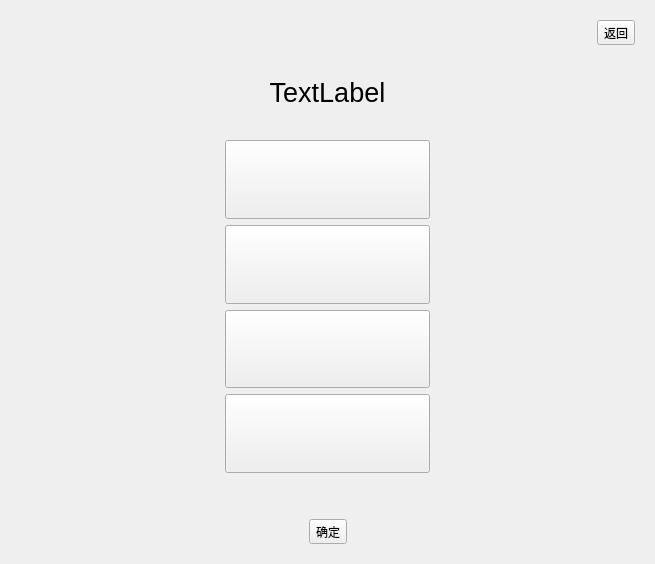
<?xml version="1.0" encoding="UTF-8"?>
<ui version="4.0">
 <class>LearnWidget</class>
 <widget class="QWidget" name="LearnWidget">
  <property name="geometry">
   <rect>
    <x>0</x>
    <y>0</y>
    <width>655</width>
    <height>564</height>
   </rect>
  </property>
  <property name="windowTitle">
   <string>Form</string>
  </property>
  <layout class="QGridLayout" name="gridLayout_2">
   <item row="0" column="0">
    <widget class="QStackedWidget" name="stackedWidget">
     <property name="currentIndex">
      <number>3</number>
     </property>
     <widget class="QWidget" name="dictTable">
      <layout class="QVBoxLayout" name="verticalLayout">
       <item>
        <widget class="QGroupBox" name="defaultBox">
         <property name="title">
          <string>词库</string>
         </property>
        </widget>
       </item>
      </layout>
     </widget>
     <widget class="QWidget" name="dictWidget">
      <layout class="QVBoxLayout" name="verticalLayout_2">
       <item>
        <layout class="QHBoxLayout" name="horizontalLayout">
         <item>
          <spacer name="horizontalSpacer">
           <property name="orientation">
            <enum>Qt::Orientation::Horizontal</enum>
           </property>
           <property name="sizeHint" stdset="0">
            <size>
             <width>40</width>
             <height>20</height>
            </size>
           </property>
          </spacer>
         </item>
         <item>
          <widget class="QToolButton" name="backButton">
           <property name="text">
            <string>返回</string>
           </property>
          </widget>
         </item>
        </layout>
       </item>
       <item>
        <spacer name="verticalSpacer_3">
         <property name="orientation">
          <enum>Qt::Orientation::Vertical</enum>
         </property>
         <property name="sizeHint" stdset="0">
          <size>
           <width>20</width>
           <height>73</height>
          </size>
         </property>
        </spacer>
       </item>
       <item>
        <layout class="QHBoxLayout" name="horizontalLayout_3">
         <item>
          <spacer name="horizontalSpacer_5">
           <property name="orientation">
            <enum>Qt::Orientation::Horizontal</enum>
           </property>
           <property name="sizeHint" stdset="0">
            <size>
             <width>40</width>
             <height>20</height>
            </size>
           </property>
          </spacer>
         </item>
         <item>
          <widget class="QLabel" name="dictName">
           <property name="font">
            <font>
             <pointsize>18</pointsize>
            </font>
           </property>
           <property name="text">
            <string>词库名</string>
           </property>
          </widget>
         </item>
         <item>
          <spacer name="horizontalSpacer_6">
           <property name="orientation">
            <enum>Qt::Orientation::Horizontal</enum>
           </property>
           <property name="sizeHint" stdset="0">
            <size>
             <width>40</width>
             <height>20</height>
            </size>
           </property>
          </spacer>
         </item>
        </layout>
       </item>
       <item>
        <spacer name="verticalSpacer_2">
         <property name="orientation">
          <enum>Qt::Orientation::Vertical</enum>
         </property>
         <property name="sizeHint" stdset="0">
          <size>
           <width>20</width>
           <height>73</height>
          </size>
         </property>
        </spacer>
       </item>
       <item>
        <layout class="QHBoxLayout" name="horizontalLayout_4">
         <item>
          <spacer name="horizontalSpacer_7">
           <property name="orientation">
            <enum>Qt::Orientation::Horizontal</enum>
           </property>
           <property name="sizeHint" stdset="0">
            <size>
             <width>40</width>
             <height>20</height>
            </size>
           </property>
          </spacer>
         </item>
         <item>
          <widget class="QLabel" name="learningProcess">
           <property name="font">
            <font>
             <pointsize>20</pointsize>
            </font>
           </property>
           <property name="text">
            <string>学习进度</string>
           </property>
          </widget>
         </item>
         <item>
          <spacer name="horizontalSpacer_8">
           <property name="orientation">
            <enum>Qt::Orientation::Horizontal</enum>
           </property>
           <property name="sizeHint" stdset="0">
            <size>
             <width>40</width>
             <height>20</height>
            </size>
           </property>
          </spacer>
         </item>
        </layout>
       </item>
       <item>
        <spacer name="verticalSpacer">
         <property name="orientation">
          <enum>Qt::Orientation::Vertical</enum>
         </property>
         <property name="sizeHint" stdset="0">
          <size>
           <width>20</width>
           <height>72</height>
          </size>
         </property>
        </spacer>
       </item>
       <item>
        <layout class="QHBoxLayout" name="horizontalLayout_5">
         <item>
          <spacer name="horizontalSpacer_9">
           <property name="orientation">
            <enum>Qt::Orientation::Horizontal</enum>
           </property>
           <property name="sizeHint" stdset="0">
            <size>
             <width>40</width>
             <height>20</height>
            </size>
           </property>
          </spacer>
         </item>
         <item>
          <widget class="QLabel" name="learningRecord">
           <property name="font">
            <font>
             <pointsize>20</pointsize>
            </font>
           </property>
           <property name="text">
            <string>学习记录</string>
           </property>
          </widget>
         </item>
         <item>
          <spacer name="horizontalSpacer_10">
           <property name="orientation">
            <enum>Qt::Orientation::Horizontal</enum>
           </property>
           <property name="sizeHint" stdset="0">
            <size>
             <width>40</width>
             <height>20</height>
            </size>
           </property>
          </spacer>
         </item>
        </layout>
       </item>
       <item>
        <spacer name="verticalSpacer_4">
         <property name="orientation">
          <enum>Qt::Orientation::Vertical</enum>
         </property>
         <property name="sizeHint" stdset="0">
          <size>
           <width>20</width>
           <height>73</height>
          </size>
         </property>
        </spacer>
       </item>
       <item>
        <layout class="QHBoxLayout" name="horizontalLayout_2">
         <item>
          <spacer name="horizontalSpacer_3">
           <property name="orientation">
            <enum>Qt::Orientation::Horizontal</enum>
           </property>
           <property name="sizeHint" stdset="0">
            <size>
             <width>40</width>
             <height>20</height>
            </size>
           </property>
          </spacer>
         </item>
         <item>
          <widget class="QToolButton" name="reviewButton">
           <property name="text">
            <string>开始复习</string>
           </property>
          </widget>
         </item>
         <item>
          <spacer name="horizontalSpacer_2">
           <property name="orientation">
            <enum>Qt::Orientation::Horizontal</enum>
           </property>
           <property name="sizeHint" stdset="0">
            <size>
             <width>40</width>
             <height>20</height>
            </size>
           </property>
          </spacer>
         </item>
         <item>
          <widget class="QToolButton" name="learnButton">
           <property name="text">
            <string>开始学习</string>
           </property>
          </widget>
         </item>
         <item>
          <spacer name="horizontalSpacer_4">
           <property name="orientation">
            <enum>Qt::Orientation::Horizontal</enum>
           </property>
           <property name="sizeHint" stdset="0">
            <size>
             <width>40</width>
             <height>20</height>
            </size>
           </property>
          </spacer>
         </item>
        </layout>
       </item>
       <item>
        <spacer name="verticalSpacer_5">
         <property name="orientation">
          <enum>Qt::Orientation::Vertical</enum>
         </property>
         <property name="sizeHint" stdset="0">
          <size>
           <width>20</width>
           <height>73</height>
          </size>
         </property>
        </spacer>
       </item>
      </layout>
     </widget>
     <widget class="QWidget" name="wordsWidget">
      <layout class="QVBoxLayout" name="verticalLayout_7">
       <item>
        <layout class="QHBoxLayout" name="horizontalLayout_15">
         <item>
          <spacer name="horizontalSpacer_26">
           <property name="orientation">
            <enum>Qt::Orientation::Horizontal</enum>
           </property>
           <property name="sizeHint" stdset="0">
            <size>
             <width>40</width>
             <height>20</height>
            </size>
           </property>
          </spacer>
         </item>
         <item>
          <widget class="QToolButton" name="backButton_2">
           <property name="text">
            <string>返回</string>
           </property>
          </widget>
         </item>
        </layout>
       </item>
       <item>
        <layout class="QHBoxLayout" name="horizontalLayout_16">
         <item>
          <widget class="QTableWidget" name="wordsListWidget">
           <property name="sizeAdjustPolicy">
            <enum>QAbstractScrollArea::SizeAdjustPolicy::AdjustIgnored</enum>
           </property>
           <property name="editTriggers">
            <set>QAbstractItemView::EditTrigger::NoEditTriggers</set>
           </property>
           <property name="cornerButtonEnabled">
            <bool>false</bool>
           </property>
           <property name="columnCount">
            <number>2</number>
           </property>
           <attribute name="horizontalHeaderCascadingSectionResizes">
            <bool>false</bool>
           </attribute>
           <attribute name="horizontalHeaderMinimumSectionSize">
            <number>14</number>
           </attribute>
           <attribute name="horizontalHeaderDefaultSectionSize">
            <number>100</number>
           </attribute>
           <attribute name="horizontalHeaderHighlightSections">
            <bool>true</bool>
           </attribute>
           <attribute name="horizontalHeaderShowSortIndicator" stdset="0">
            <bool>false</bool>
           </attribute>
           <attribute name="horizontalHeaderStretchLastSection">
            <bool>true</bool>
           </attribute>
           <attribute name="verticalHeaderStretchLastSection">
            <bool>false</bool>
           </attribute>
           <column/>
           <column/>
          </widget>
         </item>
        </layout>
       </item>
       <item>
        <layout class="QHBoxLayout" name="horizontalLayout_14">
         <item>
          <spacer name="horizontalSpacer_27">
           <property name="orientation">
            <enum>Qt::Orientation::Horizontal</enum>
           </property>
           <property name="sizeHint" stdset="0">
            <size>
             <width>40</width>
             <height>20</height>
            </size>
           </property>
          </spacer>
         </item>
         <item>
          <widget class="QToolButton" name="refreshButton">
           <property name="text">
            <string>换一批</string>
           </property>
          </widget>
         </item>
         <item>
          <spacer name="horizontalSpacer_28">
           <property name="orientation">
            <enum>Qt::Orientation::Horizontal</enum>
           </property>
           <property name="sizeHint" stdset="0">
            <size>
             <width>40</width>
             <height>20</height>
            </size>
           </property>
          </spacer>
         </item>
         <item>
          <widget class="QToolButton" name="testButton">
           <property name="text">
            <string>开始测试</string>
           </property>
          </widget>
         </item>
         <item>
          <spacer name="horizontalSpacer_29">
           <property name="orientation">
            <enum>Qt::Orientation::Horizontal</enum>
           </property>
           <property name="sizeHint" stdset="0">
            <size>
             <width>40</width>
             <height>20</height>
            </size>
           </property>
          </spacer>
         </item>
        </layout>
       </item>
      </layout>
     </widget>
     <widget class="QWidget" name="testWidget">
      <layout class="QGridLayout" name="gridLayout">
       <item row="0" column="0">
        <layout class="QVBoxLayout" name="verticalLayout_6" stretch="0,1,4,0,0">
         <item>
          <layout class="QHBoxLayout" name="horizontalLayout_13">
           <item>
            <spacer name="horizontalSpacer_25">
             <property name="orientation">
              <enum>Qt::Orientation::Horizontal</enum>
             </property>
             <property name="sizeHint" stdset="0">
              <size>
               <width>40</width>
               <height>20</height>
              </size>
             </property>
            </spacer>
           </item>
           <item>
            <widget class="QToolButton" name="backButton_3">
             <property name="text">
              <string>返回</string>
             </property>
            </widget>
           </item>
          </layout>
         </item>
         <item>
          <widget class="QLabel" name="testWordLabel">
           <property name="font">
            <font>
             <pointsize>20</pointsize>
            </font>
           </property>
           <property name="text">
            <string>TextLabel</string>
           </property>
           <property name="alignment">
            <set>Qt::AlignmentFlag::AlignCenter</set>
           </property>
          </widget>
         </item>
         <item>
          <layout class="QHBoxLayout" name="horizontalLayout_11">
           <item>
            <spacer name="horizontalSpacer_21">
             <property name="orientation">
              <enum>Qt::Orientation::Horizontal</enum>
             </property>
             <property name="sizeHint" stdset="0">
              <size>
               <width>40</width>
               <height>20</height>
              </size>
             </property>
            </spacer>
           </item>
           <item>
            <layout class="QVBoxLayout" name="verticalLayout_5">
             <item>
              <widget class="QPushButton" name="pushButton_0">
               <property name="sizePolicy">
                <sizepolicy hsizetype="Expanding" vsizetype="Expanding">
                 <horstretch>0</horstretch>
                 <verstretch>0</verstretch>
                </sizepolicy>
               </property>
               <property name="styleSheet">
                <string notr="true"/>
               </property>
               <property name="text">
                <string/>
               </property>
              </widget>
             </item>
             <item>
              <widget class="QPushButton" name="pushButton_1">
               <property name="sizePolicy">
                <sizepolicy hsizetype="Expanding" vsizetype="Expanding">
                 <horstretch>0</horstretch>
                 <verstretch>0</verstretch>
                </sizepolicy>
               </property>
               <property name="styleSheet">
                <string notr="true"/>
               </property>
               <property name="text">
                <string/>
               </property>
              </widget>
             </item>
             <item>
              <widget class="QPushButton" name="pushButton_2">
               <property name="sizePolicy">
                <sizepolicy hsizetype="Expanding" vsizetype="Expanding">
                 <horstretch>0</horstretch>
                 <verstretch>0</verstretch>
                </sizepolicy>
               </property>
               <property name="styleSheet">
                <string notr="true">word-wrap : break-word;</string>
               </property>
               <property name="text">
                <string/>
               </property>
              </widget>
             </item>
             <item>
              <widget class="QPushButton" name="pushButton_3">
               <property name="sizePolicy">
                <sizepolicy hsizetype="Expanding" vsizetype="Expanding">
                 <horstretch>0</horstretch>
                 <verstretch>0</verstretch>
                </sizepolicy>
               </property>
               <property name="styleSheet">
                <string notr="true">word-wrap : break-word;</string>
               </property>
               <property name="text">
                <string/>
               </property>
              </widget>
             </item>
            </layout>
           </item>
           <item>
            <spacer name="horizontalSpacer_22">
             <property name="orientation">
              <enum>Qt::Orientation::Horizontal</enum>
             </property>
             <property name="sizeHint" stdset="0">
              <size>
               <width>40</width>
               <height>20</height>
              </size>
             </property>
            </spacer>
           </item>
          </layout>
         </item>
         <item>
          <spacer name="verticalSpacer_6">
           <property name="orientation">
            <enum>Qt::Orientation::Vertical</enum>
           </property>
           <property name="sizeHint" stdset="0">
            <size>
             <width>20</width>
             <height>40</height>
            </size>
           </property>
          </spacer>
         </item>
         <item>
          <layout class="QHBoxLayout" name="horizontalLayout_12">
           <item>
            <spacer name="horizontalSpacer_23">
             <property name="orientation">
              <enum>Qt::Orientation::Horizontal</enum>
             </property>
             <property name="sizeHint" stdset="0">
              <size>
               <width>40</width>
               <height>20</height>
              </size>
             </property>
            </spacer>
           </item>
           <item>
            <widget class="QToolButton" name="testConfirmButton">
             <property name="text">
              <string>确定</string>
             </property>
            </widget>
           </item>
           <item>
            <spacer name="horizontalSpacer_24">
             <property name="orientation">
              <enum>Qt::Orientation::Horizontal</enum>
             </property>
             <property name="sizeHint" stdset="0">
              <size>
               <width>40</width>
               <height>20</height>
              </size>
             </property>
            </spacer>
           </item>
          </layout>
         </item>
        </layout>
       </item>
      </layout>
     </widget>
    </widget>
   </item>
  </layout>
 </widget>
 <resources/>
 <connections/>
</ui>
